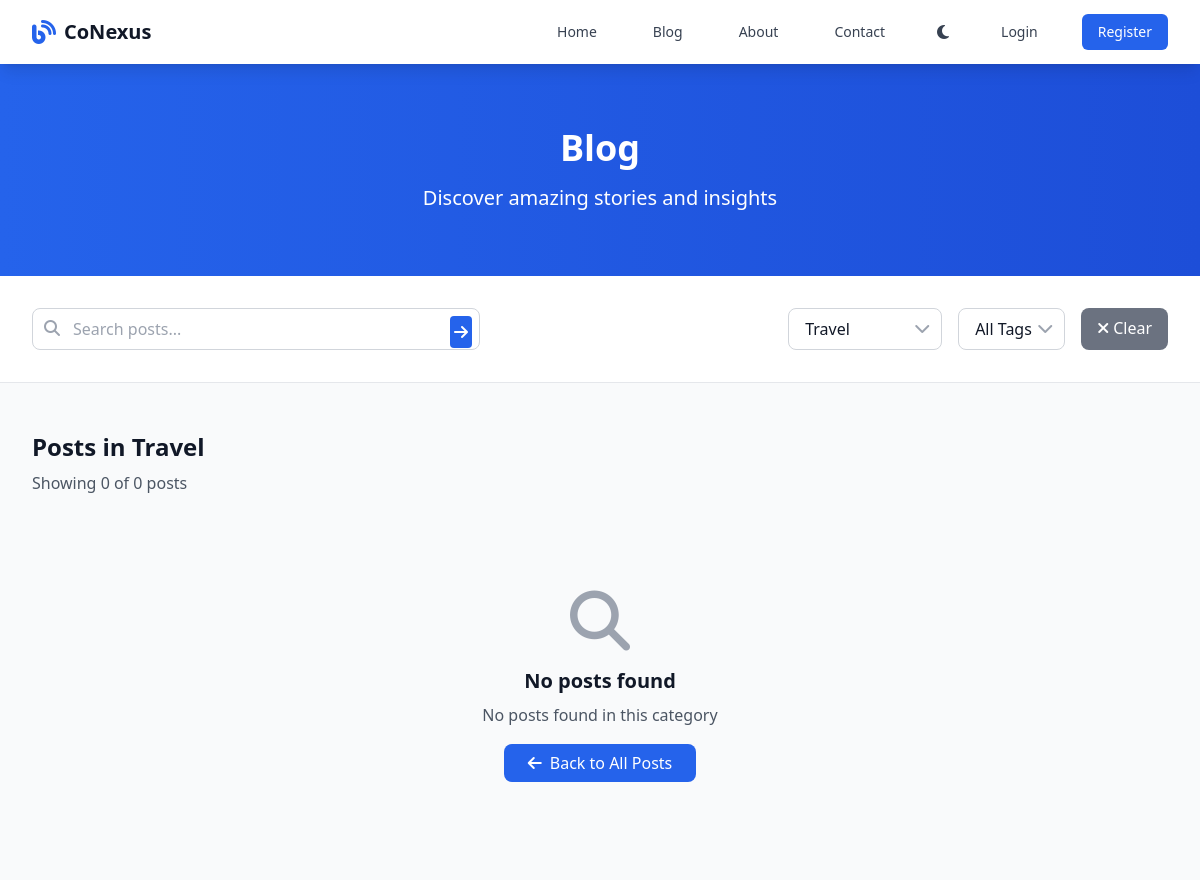
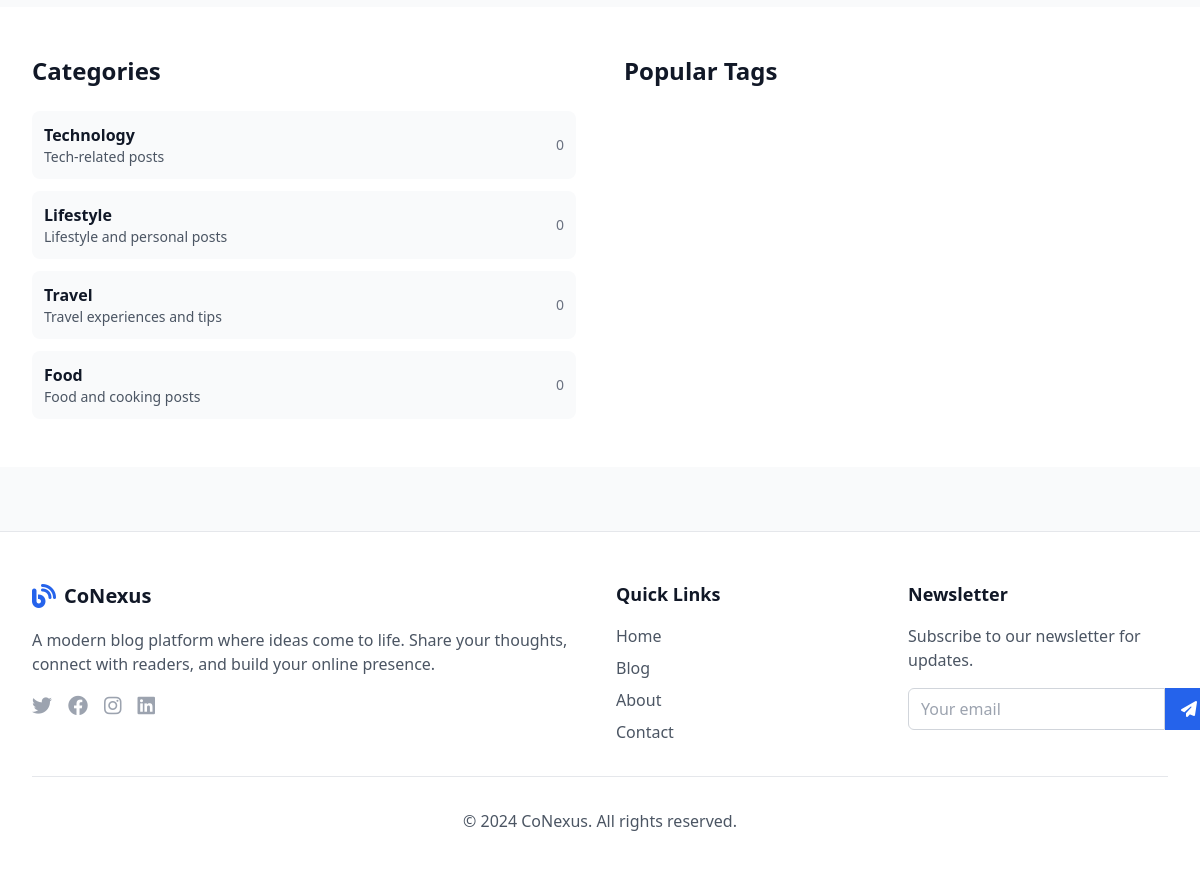
/blog?category=3, run on the app's committed database (2 pictures, top to bottom).
### app.py (models this page shows)
class Category(db.Model):
    id = db.Column(db.Integer, primary_key=True)
    name = db.Column(db.String(50), unique=True, nullable=False)
    description = db.Column(db.Text)
    posts = db.relationship('Post', backref='category', lazy=True)

### app.py (the view)
@app.route('/blog')
def blog():
    page = request.args.get('page', 1, type=int)
    category_id = request.args.get('category', type=int)
    tag_id = request.args.get('tag', type=int)
    search = request.args.get('search', '')
    query = Post.query.filter_by(is_published=True)
    if category_id:
        query = query.filter_by(category_id=category_id)
    if tag_id:
        query = query.filter(Post.tags.any(id=tag_id))
    if search:
        query = query.filter(Post.title.contains(search) | Post.content.contains(search))
    posts = query.order_by(Post.created_at.desc()).paginate(page=page, per_page=9, error_out=False)
    categories = Category.query.all()
    tags = Tag.query.all()
    return render_template('blog.html', posts=posts, categories=categories, tags=tags,
                         current_category=category_id, current_tag=tag_id, search=search)

### templates/blog.html (shortened to what this page needs)
{% extends "base.html" %}
{% block content %}
<section class="bg-gradient-to-r from-primary-600 to-primary-700 text-white py-16">
    <div class="max-w-7xl mx-auto px-4 sm:px-6 lg:px-8">
        <div class="text-center">
            <h1 class="text-4xl font-bold mb-4">Blog</h1>
            <p class="text-xl text-primary-100">Discover amazing stories and insights</p>
        </div>
    </div>
</section>
<section class="py-8 bg-white dark:bg-gray-800 border-b border-gray-200 dark:border-gray-700">
    <div class="max-w-7xl mx-auto px-4 sm:px-6 lg:px-8">
        <div class="flex flex-col lg:flex-row gap-6 items-center justify-between">
            <div class="flex-1 max-w-md">
                <form method="GET" action="{{ url_for('blog') }}" class="relative">
                    <input type="text" name="search" value="{{ search }}" placeholder="Search posts..."
                           class="w-full pl-10 pr-4 py-2 border border-gray-300 dark:border-gray-600 rounded-lg focus:outline-none focus:ring-2 focus:ring-primary-500 dark:bg-gray-700 dark:text-white">
                    <i class="fas fa-search absolute left-3 top-3 text-gray-400"></i>
                    <button type="submit" class="absolute right-2 top-2 bg-primary-600 text-white p-1 rounded">
                        <i class="fas fa-arrow-right"></i>
                    </button>
                </form>
            </div>
            <div class="flex flex-wrap gap-4">
                <div class="relative">
                    <select name="category" onchange="window.location.href=this.value" class="appearance-none bg-white dark:bg-gray-700 border border-gray-300 dark:border-gray-600 rounded-lg px-4 py-2 pr-8 focus:outline-none focus:ring-2 focus:ring-primary-500 dark:text-white">
                        {% for category in categories %}
                        <option value="{{ url_for('blog', category=category.id, search=search, tag=current_tag) }}"
                                {% if current_category == category.id %}selected{% endif %}>
                            {{ category.name }}
                        </option>
                        {% endfor %}
                    </select>
                </div>
                <div class="relative">
                    <select name="tag" onchange="window.location.href=this.value" class="appearance-none bg-white dark:bg-gray-700 border border-gray-300 dark:border-gray-600 rounded-lg px-4 py-2 pr-8 focus:outline-none focus:ring-2 focus:ring-primary-500 dark:text-white">
                        <option value="{{ url_for('blog', search=search, category=current_category) }}">All Tags</option>
                    </select>
                </div>
                {% if search or current_category or current_tag %}
                <a href="{{ url_for('blog') }}" class="bg-gray-500 hover:bg-gray-600 text-white px-4 py-2 rounded-lg transition-colors">
                    <i class="fas fa-times mr-1"></i>Clear
                </a>
                {% endif %}
            </div>
        </div>
    </div>
</section>
<section class="py-12 bg-gray-50 dark:bg-gray-900">
    <div class="max-w-7xl mx-auto px-4 sm:px-6 lg:px-8">
        <div class="mb-8">
            <h2 class="text-2xl font-bold text-gray-900 dark:text-white mb-2">
                {% if search %}
                    Search Results for "{{ search }}"
                {% elif current_category %}
                    Posts in {{ categories|selectattr('id', 'equalto', current_category)|first|attr('name') }}
                {% elif current_tag %}
                    Posts tagged #{{ tags|selectattr('id', 'equalto', current_tag)|first|attr('name') }}
                {% else %}
                    All Posts
                {% endif %}
            </h2>
            <p class="text-gray-600 dark:text-gray-400">
                Showing {{ posts.items|length }} of {{ posts.total }} posts
            </p>
        </div>
        {% if posts.items %}
        <div class="grid grid-cols-1 md:grid-cols-2 lg:grid-cols-3 gap-8">
            {% for post in posts.items %}
            <article class="bg-white dark:bg-gray-800 rounded-lg shadow-md overflow-hidden hover:shadow-lg transition-shadow duration-300 fade-in">
                {% if post.featured_image %}
                <div class="h-48 overflow-hidden">
                    <img src="{{ url_for('static', filename=post.featured_image) }}" alt="{{ post.title }}" class="w-full h-full object-cover hover:scale-105 transition-transform duration-300">
                </div>
                {% else %}
                <div class="h-48 bg-gradient-to-br from-gray-400 to-gray-600 flex items-center justify-center">
                    <i class="fas fa-image text-white text-4xl"></i>
                </div>
                {% endif %}
                <div class="p-6">
                    <div class="flex items-center text-sm text-gray-500 dark:text-gray-400 mb-2">
                        <i class="fas fa-calendar mr-1"></i>
                        {{ post.created_at.strftime('%B %d, %Y') }}
                        {% if post.category %}
                        <span class="mx-2">•</span>
                        <span class="bg-primary-100 dark:bg-primary-900 text-primary-800 dark:text-primary-200 px-2 py-1 rounded-full text-xs">
                            {{ post.category.name }}
                        </span>
                        {% endif %}
                    </div>
                    <h3 class="text-xl font-semibold text-gray-900 dark:text-white mb-3 hover:text-primary-600 dark:hover:text-primary-400 transition-colors">
                        <a href="{{ url_for('post', slug=post.slug) }}">{{ post.title }}</a>
                    </h3>
                    {% if post.excerpt %}
                    <p class="text-gray-600 dark:text-gray-300 mb-4 line-clamp-3">{{ post.excerpt }}</p>
                    {% endif %}
                    <div class="flex items-center justify-between text-sm text-gray-500 dark:text-gray-400">
                        <div class="flex items-center">
                            <i class="fas fa-user mr-1"></i>
                            {{ post.author.username }}
                        </div>
                        <div class="flex items-center">
                            <i class="fas fa-eye mr-1"></i>
                            {{ post.views }} views
                        </div>
                    </div>
                    {% if post.tags %}
                    <div class="mt-3 flex flex-wrap gap-1">
                        {% for tag in post.tags %}
                        <a href="{{ url_for('blog', tag=tag.id) }}" class="bg-gray-100 dark:bg-gray-700 text-gray-600 dark:text-gray-300 px-2 py-1 rounded text-xs hover:bg-primary-100 dark:hover:bg-primary-900 transition-colors">
                            #{{ tag.name }}
                        </a>
                        {% endfor %}
                    </div>
                    {% endif %}
                </div>
            </article>
            {% endfor %}
        </div>
        {% if posts.pages > 1 %}
        <div class="mt-12 flex justify-center">
            <nav class="flex items-center space-x-2">
                {% if posts.has_prev %}
                <a href="{{ url_for('blog', page=posts.prev_num, search=search, category=current_category, tag=current_tag) }}"
                   class="px-3 py-2 bg-white dark:bg-gray-800 border border-gray-300 dark:border-gray-600 rounded-lg text-gray-500 dark:text-gray-400 hover:bg-gray-50 dark:hover:bg-gray-700 transition-colors">
                    <i class="fas fa-chevron-left"></i>
                </a>
                {% endif %}
                {% for page_num in posts.iter_pages(left_edge=2, left_current=2, right_current=3, right_edge=2) %}
                    {% if page_num %}
                        {% if page_num != posts.page %}
                        <a href="{{ url_for('blog', page=page_num, search=search, category=current_category, tag=current_tag) }}"
                           class="px-3 py-2 bg-white dark:bg-gray-800 border border-gray-300 dark:border-gray-600 rounded-lg text-gray-700 dark:text-gray-300 hover:bg-gray-50 dark:hover:bg-gray-700 transition-colors">
                            {{ page_num }}
                        </a>
                        {% else %}
                        <span class="px-3 py-2 bg-primary-600 text-white rounded-lg">{{ page_num }}</span>
                        {% endif %}
                    {% else %}
                    <span class="px-3 py-2 text-gray-500 dark:text-gray-400">...</span>
                    {% endif %}
                {% endfor %}
                {% if posts.has_next %}
                <a href="{{ url_for('blog', page=posts.next_num, search=search, category=current_category, tag=current_tag) }}"
                   class="px-3 py-2 bg-white dark:bg-gray-800 border border-gray-300 dark:border-gray-600 rounded-lg text-gray-500 dark:text-gray-400 hover:bg-gray-50 dark:hover:bg-gray-700 transition-colors">
                    <i class="fas fa-chevron-right"></i>
                </a>
                {% endif %}
            </nav>
        </div>
        {% endif %}
        {% else %}
        <div class="text-center py-16">
            <div class="text-gray-400 dark:text-gray-500 mb-4">
                <i class="fas fa-search text-6xl"></i>
            </div>
            <h3 class="text-xl font-semibold text-gray-900 dark:text-white mb-2">No posts found</h3>
            <p class="text-gray-600 dark:text-gray-400 mb-6">
                {% if search %}
                    No posts match your search for "{{ search }}"
                {% elif current_category %}
                    No posts found in this category
                {% elif current_tag %}
                    No posts found with this tag
                {% else %}
                    No posts available at the moment
                {% endif %}
            </p>
            <a href="{{ url_for('blog') }}" class="bg-primary-600 hover:bg-primary-700 text-white px-6 py-2 rounded-lg transition-colors">
                <i class="fas fa-arrow-left mr-2"></i>Back to All Posts
            </a>
        </div>
        {% endif %}
    </div>
</section>
<aside class="py-12 bg-white dark:bg-gray-800">
    <div class="max-w-7xl mx-auto px-4 sm:px-6 lg:px-8">
        <div class="grid grid-cols-1 lg:grid-cols-2 gap-12">
            <div>
                <h3 class="text-2xl font-bold text-gray-900 dark:text-white mb-6">Categories</h3>
                <div class="space-y-3">
                    {% for category in categories %}
                    <a href="{{ url_for('blog', category=category.id) }}"
                       class="flex items-center justify-between p-3 bg-gray-50 dark:bg-gray-700 rounded-lg hover:bg-primary-50 dark:hover:bg-primary-900 transition-colors group">
                        <div>
                            <h4 class="font-semibold text-gray-900 dark:text-white group-hover:text-primary-600 dark:group-hover:text-primary-400 transition-colors">
                                {{ category.name }}
                            </h4>
                            {% if category.description %}
                            <p class="text-sm text-gray-600 dark:text-gray-400">{{ category.description }}</p>
                            {% endif %}
                        </div>
                        <span class="text-sm text-gray-500 dark:text-gray-400 group-hover:text-primary-600 dark:group-hover:text-primary-400 transition-colors">
                            {{ category.posts|length }}
                        </span>
                    </a>
                    {% endfor %}
                </div>
            </div>
            <div>
                <h3 class="text-2xl font-bold text-gray-900 dark:text-white mb-6">Popular Tags</h3>
            </div>
        </div>
    </div>
</aside>
{% endblock %}

### templates/base.html (style rules this page uses)
.dark-mode-transition { transition: background-color 0.3s ease, color 0.3s ease; }

### data on the page
Category: name "Technology", description "Tech-related posts", posts|length "0"
Category: name "Lifestyle", description "Lifestyle and personal posts", posts|length "0"
Category: name "Travel", description "Travel experiences and tips", posts|length "0"
Category: name "Food", description "Food and cooking posts", posts|length "0"

### other printed values
{{ posts.items|length }} "0"
{{ posts.total }} "0"
form field category "Travel"
